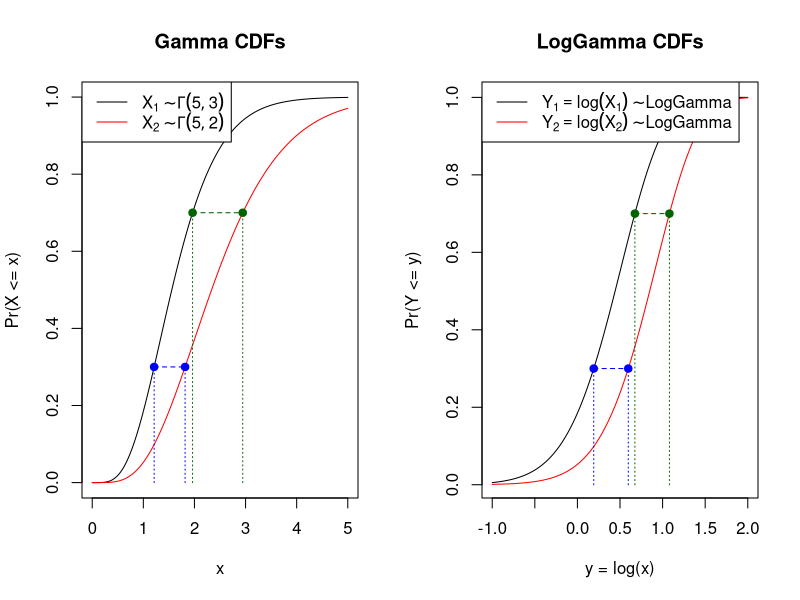

This figure's R source:
## ---- chunk 1
plgamma <- function(x, shape, rate) {
  pgamma(exp(x), shape = shape, rate = rate)
}
## ---- chunk 2
par(mfrow = c(1, 2))
x <- seq(0, 5, 0.01)
p <- c(0.3, 0.7)
pcols <- c("blue", "darkgreen")

# Panel 1: Gamma CDFs
plot(x, pgamma(x, shape = 5, rate = 3), type = "l", ylab = "Pr(X <= x)", main = "Gamma CDFs")
lines(x, pgamma(x, shape = 5, rate = 2), col = "red")
legend(
  "topleft", 
  legend = c(expression(X[1] %~% Gamma(5, 3)), expression(X[2] %~% Gamma(5, 2))), 
  col = c("black", "red"), lty = 1
)
for (i in seq_along(p)) {
  qx1 <- qgamma(p[i], shape = 5, rate = 3)
  qx2 <- qgamma(p[i], shape = 5, rate = 2)
  points(c(qx1, qx2), c(p[i], p[i]), pch = 19, col = pcols[i])
  segments(qx1, p[i], qx2, p[i], lty = 2, col = pcols[i])
  segments(qx1, 0, qx1, p[i], lty = 3, col = pcols[i])
  segments(qx2, 0, qx2, p[i], lty = 3, col = pcols[i])
}


# Panel 2: LogGamma CDFs
y <- seq(-1, 2, 0.01)
plot(
  y, plgamma(y, shape = 5, rate = 3), type = "l", ylab = "Pr(Y <= y)", xlab = "y = log(x)", 
  main = "LogGamma CDFs"
)
lines(y, plgamma(y, shape = 5, rate = 2), col = "red")
legend(
  "topleft", 
  legend = c(expression(Y[1] == log(X[1]) %~% LogGamma), expression(Y[2] == log(X[2]) %~% LogGamma)), 
  col = c("black", "red"), lty = 1
)
for (i in seq_along(p)) {
  qy1 <- log(qgamma(p[i], shape = 5, rate = 3))
  qy2 <- log(qgamma(p[i], shape = 5, rate = 2))
  points(c(qy1, qy2), c(p[i], p[i]), pch = 19, col = pcols[i])
  segments(qy1, p[i], qy2, p[i], lty = 2, col = pcols[i])
  segments(qy1, 0, qy1, p[i], lty = 3, col = pcols[i])
  segments(qy2, 0, qy2, p[i], lty = 3, col = pcols[i])
}
